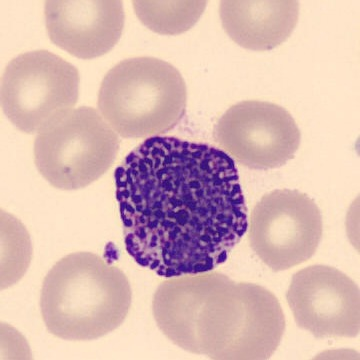
#> input picture data/samples/basophil_1.jpg, 360 x 360 px
$ python -i detect.py   (imports and definitions only)
#> lines starting #> are read from the running program, lines starting #| are printed output that depends on the picture; after the words box and inside, x2 and y2 are one past the last pixel; in counts of white or black regions, pixels touching at a corner belong together
### src/bloodsmear/preprocess.py
"""The one preprocessing function used at training time and in the app.

Keeping this in a single place is what stops the app from feeding the model
images that look different from the ones it learned on.
"""

from __future__ import annotations

import numpy as np
from PIL import Image, ImageOps

INPUT_SIZE = 64


# [7 lines left out: function center_square, not called in this run]


def to_rgb(img: Image.Image) -> Image.Image:
    img = ImageOps.exif_transpose(img)
    if img.mode in ("RGBA", "LA", "P"):
        background = Image.new("RGB", img.size, (255, 255, 255))
        rgba = img.convert("RGBA")
        background.paste(rgba, mask=rgba.split()[-1])
        return background
    return img.convert("RGB")


# [37 lines left out: functions trim_dark_border, resize_uint8, to_model_input, not called in this run]

### src/bloodsmear/detect.py
"""Find white cells in a whole-field smear photo.

White cell nuclei are the darkest and bluest objects on a Romanowsky-stained
smear: red cells are pink and paler, and the background is pale. The finder

1. scores every pixel for "nucleus-ness" (darkness plus blue over green),
2. thresholds the score with Otsu's method,
3. closes small gaps, and joins nearby pieces, so the lobes of one neutrophil
   count as one object,
4. keeps objects that are large compared with the biggest one and with the
   image (this drops platelets and stain specks), and
5. returns a square crop around each object, sized to include the cytoplasm.

It is a classical image-processing step with no learned weights, so it is fast
and transparent, but it can merge touching cells or miss pale nuclei.
"""

from __future__ import annotations

from dataclasses import dataclass

import numpy as np
from PIL import Image
from scipy import ndimage as ndi

from .preprocess import to_rgb

WORK_SIDE = 512  # analyze at this size for speed


@dataclass
class Detection:
    box: tuple[int, int, int, int]  # crop square in original image pixels (x0, y0, x1, y1)
    nucleus_box: tuple[int, int, int, int]
    area_fraction: float

    def display_box(self, factor: float = 1.7) -> tuple[int, int, int, int]:
        """A box about the size of the whole cell, for drawing (the crop box is wider)."""
        x0, y0, x1, y1 = self.nucleus_box
        cx, cy, half = (x0 + x1) / 2, (y0 + y1) / 2, max(x1 - x0, y1 - y0) * factor / 2
        return int(cx - half), int(cy - half), int(cx + half), int(cy + half)


def nucleus_score(rgb: np.ndarray) -> np.ndarray:
    """High for dark blue-violet pixels (nuclei), low for pink red cells and pale background."""
    f = rgb.astype(np.float32) / 255.0
    r, g, b = f[..., 0], f[..., 1], f[..., 2]
    dark = 1.0 - (r + g + b) / 3.0
    return 0.5 * dark + (b - r) + 0.5 * (b - g)


def otsu(values: np.ndarray, bins: int = 128) -> float:
    hist, edges = np.histogram(values, bins=bins)
    hist = hist.astype(np.float64)
    centers = (edges[:-1] + edges[1:]) / 2
    w0 = np.cumsum(hist)
    w1 = w0[-1] - w0
    m0 = np.cumsum(hist * centers) / np.maximum(w0, 1)
    mt = (hist * centers).sum()
    m1 = (mt - np.cumsum(hist * centers)) / np.maximum(w1, 1)
    between = w0 * w1 * (m0 - m1) ** 2
    return float(centers[np.argmax(between)])


def find_cells(img: Image.Image, min_rel_area: float = 0.25, min_img_fraction: float = 0.002,
               margin: float = 1.9, max_cells: int = 30, min_blue: float = 0.0) -> list[Detection]:
    img = to_rgb(img)
    W, H = img.size
    scale = WORK_SIDE / max(W, H)
    small = img.resize((max(1, int(W * scale)), max(1, int(H * scale))), Image.Resampling.BILINEAR)
    s = nucleus_score(np.asarray(small))
    s = ndi.gaussian_filter(s, 1.0)
    t = otsu(s)
    # Otsu on a field that is mostly background can sit too low; require a clear step above the median
    t = max(t, float(np.median(s)) + 0.6 * float(s.std()))
    mask = s > t
    mask = ndi.binary_opening(mask, iterations=1)
    mask = ndi.binary_closing(mask, structure=np.ones((3, 3)), iterations=3)
    mask = ndi.binary_fill_holes(mask)
    lab, n = ndi.label(mask)
    if n == 0:
        return []
    idx = np.arange(1, n + 1)
    areas = ndi.sum(mask, lab, index=idx)
    f = np.asarray(small).astype(np.float32) / 255.0
    b_minus_r = ndi.mean(f[..., 2] - f[..., 0], lab, index=idx)  # nuclei are bluer than red
    keep = [i + 1 for i, (a, br) in enumerate(zip(areas, b_minus_r))
            if a >= min_rel_area * areas.max() and a >= min_img_fraction * mask.size and br > min_blue]
    boxes = []
    for sl_idx in keep:
        sl = ndi.find_objects((lab == sl_idx).astype(int))[0]
        boxes.append([sl[1].start, sl[0].start, sl[1].stop, sl[0].stop, float(areas[sl_idx - 1])])
    boxes = merge_nearby(boxes)
    out: list[Detection] = []
    for x0, y0, x1, y1, area in boxes:
        cx, cy = (x0 + x1) / 2 / scale, (y0 + y1) / 2 / scale
        side = max(x1 - x0, y1 - y0) / scale * margin
        side = max(side, 0.06 * max(W, H))
        bx = (int(max(0, cx - side / 2)), int(max(0, cy - side / 2)),
              int(min(W, cx + side / 2)), int(min(H, cy + side / 2)))
        nb = (int(x0 / scale), int(y0 / scale), int(x1 / scale), int(y1 / scale))
        out.append(Detection(bx, nb, float(area / mask.size)))
    out.sort(key=lambda d: -d.area_fraction)
    return out[:max_cells]


def merge_nearby(boxes: list[list[float]], gap: float = 0.35) -> list[list[float]]:
    """Join pieces of one nucleus (separate lobes) whose boxes are closer than `gap` x their size."""
    boxes = [b[:] for b in boxes]
    changed = True
    while changed:
        changed = False
        for i in range(len(boxes)):
            for j in range(i + 1, len(boxes)):
                a, b = boxes[i], boxes[j]
                size = max(a[2] - a[0], a[3] - a[1], b[2] - b[0], b[3] - b[1])
                dx = max(0, max(a[0], b[0]) - min(a[2], b[2]))
                dy = max(0, max(a[1], b[1]) - min(a[3], b[3]))
                if np.hypot(dx, dy) < gap * size:
                    boxes[i] = [min(a[0], b[0]), min(a[1], b[1]), max(a[2], b[2]), max(a[3], b[3]), a[4] + b[4]]
                    del boxes[j]
                    changed = True
                    break
            if changed:
                break
    return boxes


def crops(img: Image.Image, dets: list[Detection]) -> list[Image.Image]:
    img = to_rgb(img)
    return [img.crop(d.box) for d in dets]

>>> from PIL import Image
>>> picture = Image.open('../../data/samples/basophil_1.jpg')
#> picture is the input picture: PIL image 360x360 RGB; mean R, G, B 218.6, 185.6, 180.3
>>> result = find_cells(picture)
#> in nucleus_score, `r, g, b = f[..., 0], f[..., 1], f[..., 2]`:
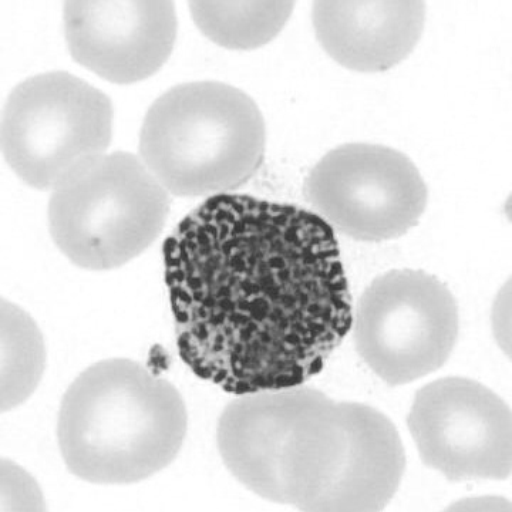
#> r: shape (512, 512) float32; min 0.2, max 1, mean 0.857
#> in nucleus_score, `r, g, b = f[..., 0], f[..., 1], f[..., 2]`:
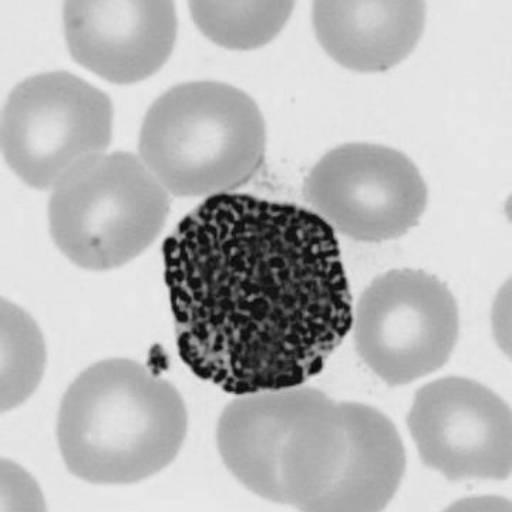
#> g: shape (512, 512) float32; min 0.0235, max 0.933, mean 0.728
#> in nucleus_score, `r, g, b = f[..., 0], f[..., 1], f[..., 2]`:
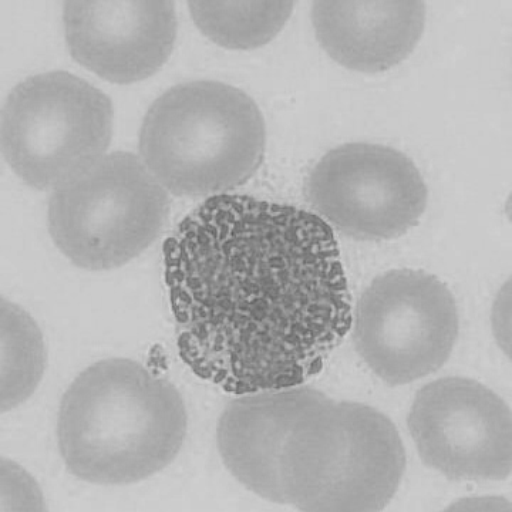
#> b: shape (512, 512) float32; min 0.349, max 0.831, mean 0.707
#> in nucleus_score, `dark = 1.0 - (r + g + b) / 3.0`:
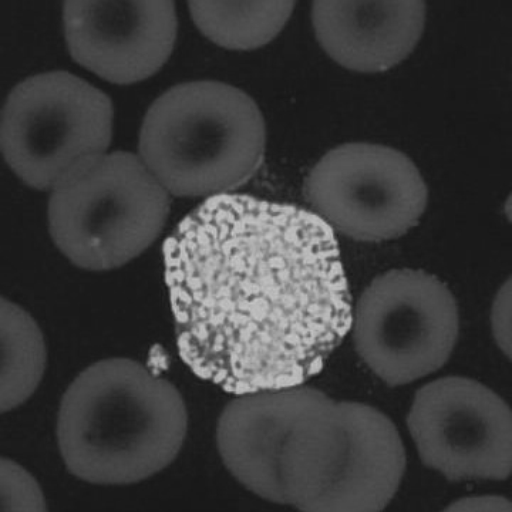
#> dark: shape (512, 512) float32; min 0.0915, max 0.778, mean 0.236
#> in nucleus_score, `return 0.5 * dark + (b - r) + 0.5 * (b - g)`:
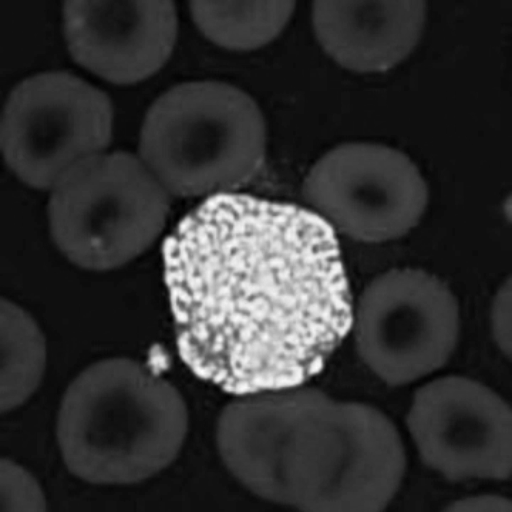
#> returned value: shape (512, 512) float32; min -0.281, max 0.928, mean -0.0431; drawn with min black and max white
#> in otsu, `hist, edges = np.histogram(values, bins=bins)`: hist = 128 values, max 44260 at index 6, min 4 at index 126, mean 2048; edges = 129 values from -0.271 to 0.901
#> in otsu, `centers = (edges[:-1] + edges[1:]) / 2`: centers = 128 values from -0.266 to 0.896
#> in otsu, `w0 = np.cumsum(hist)`: w0 = 128 values from 26 to 262144
#> in otsu, `w1 = w0[-1] - w0`: w1 = 128 values, max 262118 at index 0, min 0 at index 127, mean 49889.2
#> in otsu, `m0 = np.cumsum(hist * centers) / np.maximum(w0, 1)`: m0 = 128 values from -0.266 to -0.0433
#> in otsu, `mt = (hist * centers).sum()`: mt = -11349.4
#> in otsu, `m1 = (mt - np.cumsum(hist * centers)) / np.maximum(w1, 1)`: m1 = 128 values, max 0.896 at index 126, min -0.0433 at index 0, mean 0.546
#> in otsu, `between = w0 * w1 * (m0 - m1) ** 2`: between = 128 values, max 3.67e+09 at index 55, min 0 at index 127, mean 2.38e+09
#> in find_cells, `t = otsu(s)`: t = 0.237
#> in find_cells, `mask = s > t`:
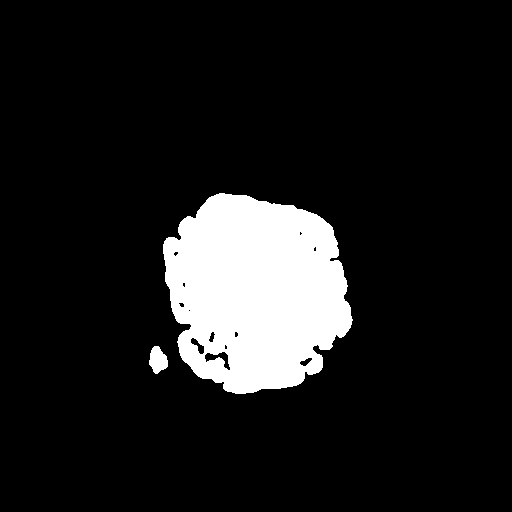
#> mask: shape (512, 512) bool; 11% white; 2 white regions, box (x1, y1, x2, y2) and area: (163, 193, 353, 394) 28576, (149, 346, 168, 374) 367
#> in find_cells, `mask = ndi.binary_opening(mask, iterations=1)`: mask: shape (512, 512) bool; 11% white; 2 white regions, box (x1, y1, x2, y2) and area: (163, 193, 353, 394) 28574, (149, 346, 168, 374) 367
#> in find_cells, `mask = ndi.binary_closing(mask, structure=np.ones((3, 3)), iterations=3)`: mask: shape (512, 512) bool; 11.3% white; 2 white regions, box (x1, y1, x2, y2) and area: (163, 193, 353, 394) 29151, (149, 346, 168, 374) 367
#> in find_cells, `lab, n = ndi.label(mask)`:
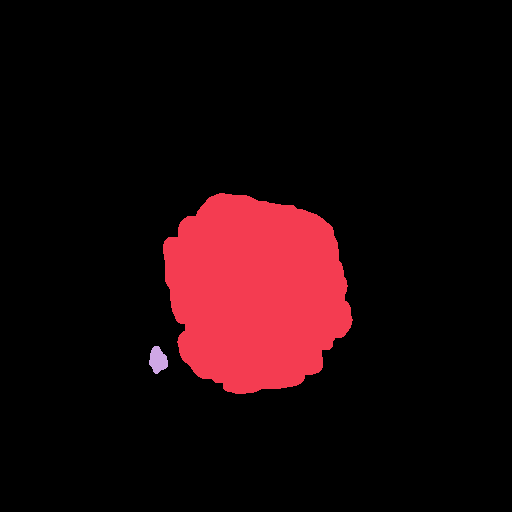
#> lab: shape (512, 512) int32; 3 distinct labels, from 0 to 2; one colour per label, 0 black
#> in find_cells, `lab, n = ndi.label(mask)`: n = 2
#> in find_cells, `areas = ndi.sum(mask, lab, index=idx)`: areas = [29151, 367]
#> in find_cells, `b_minus_r = ndi.mean(f[..., 2] - f[..., 0], lab, index=idx)`: b_minus_r = [0.138, 0.0803]
#> in find_cells, `keep = [i + 1 for i, (a, br) in enumerate(zip(areas, b_minus_r)) if a ..`: keep = [1]
#> the loop in find_cells, `for sl_idx in keep:` made 1 pass
#> after the loop in find_cells, `for sl_idx in keep:`: boxes = [[163, 193, 353, 394, 29151]]
#> the loop in find_cells, `for x0, y0, x1, y1, area in boxes:` made 1 pass
#> (x0, y0, x1, y1, area, cx, cy, side) on pass 1: (163, 193, 353, 394, 29151, 181.4, 206.4, 268.5)
#> after the loop in find_cells, `for x0, y0, x1, y1, area in boxes:`: out = 1 item
#> result = 1 item

$ run again, on data/samples/basophil_2.jpg
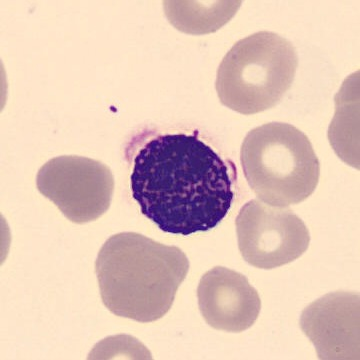
#> input picture data/samples/basophil_2.jpg, 360 x 360 px
#> picture is the input picture: PIL image 360x360 RGB; mean R, G, B 226.6, 198.1, 185.1
#> in nucleus_score, `return 0.5 * dark + (b - r) + 0.5 * (b - g)`:
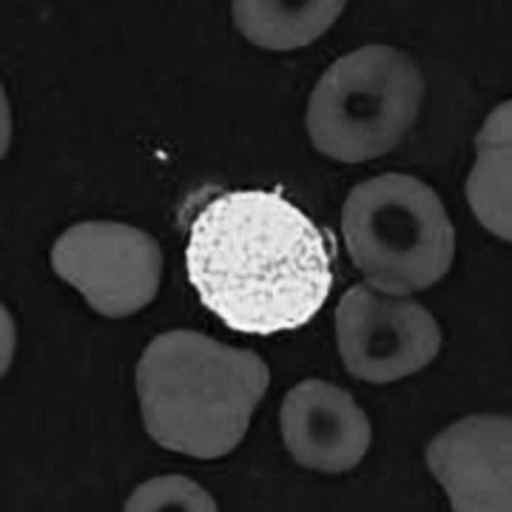
#> returned value: shape (512, 512) float32; min -0.301, max 0.873, mean -0.0867; drawn with min black and max white
#> hist = 128 values, max 80453 at index 9, min 5 at index 127, mean 2048; edges = 129 values from -0.29 to 0.853
#> centers = 128 values from -0.285 to 0.849
#> w0 = 128 values from 19 to 262144
#> w1 = 128 values, max 262125 at index 0, min 0 at index 127, mean 45630.1
#> m0 = 128 values from -0.285 to -0.0862
#> mt = -22604.9
#> m1 = 128 values, max 0.849 at index 126, min -0.0862 at index 0, mean 0.511
#> between = 128 values, max 2.59e+09 at index 62, min 0 at index 127, mean 1.86e+09
#> t = 0.268
#> in find_cells, `lab, n = ndi.label(mask)`:
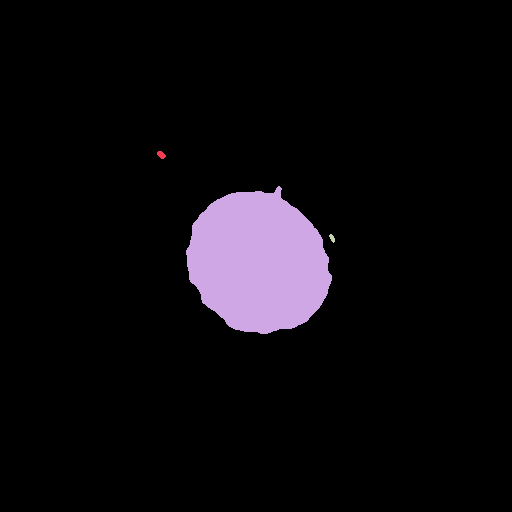
#> lab: shape (512, 512) int32; 4 distinct labels, from 0 to 3; one colour per label, 0 black
#> n = 3
#> areas = [48, 15884, 32]
#> b_minus_r = [0.0396, 0.168, -0.0569]
#> keep = [2]
#> the loop in find_cells, `for sl_idx in keep:` made 1 pass
#> after the loop in find_cells, `for sl_idx in keep:`: boxes = [[186, 186, 332, 334, 15884]]
#> the loop in find_cells, `for x0, y0, x1, y1, area in boxes:` made 1 pass
#> (x0, y0, x1, y1, area, cx, cy, side) on pass 1: (186, 186, 332, 334, 15884, 182.1, 182.8, 197.7)
#> after the loop in find_cells, `for x0, y0, x1, y1, area in boxes:`: out = 1 item

$ run again, on data/samples/basophil_3.jpg
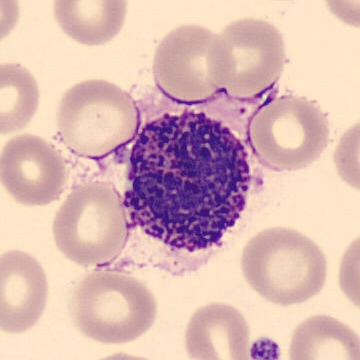
#> input picture data/samples/basophil_3.jpg, 360 x 360 px
#> picture is the input picture: PIL image 360x360 RGB; mean R, G, B 219.2, 184.5, 180.5
#> in nucleus_score, `return 0.5 * dark + (b - r) + 0.5 * (b - g)`:
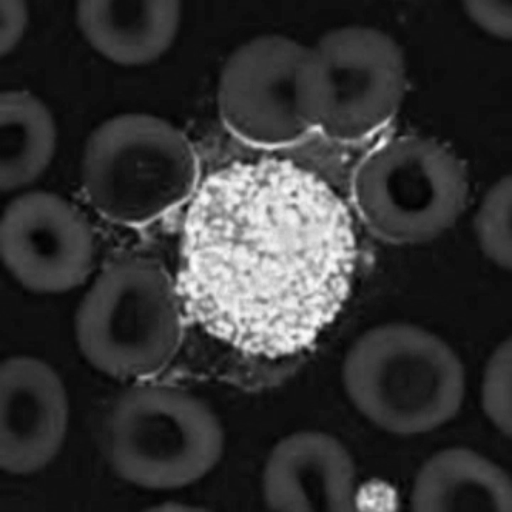
#> returned value: shape (512, 512) float32; min -0.28, max 0.892, mean -0.0413; drawn with min black and max white
#> hist = 128 values, max 44231 at index 7, min 5 at index 127, mean 2048; edges = 129 values from -0.273 to 0.871
#> centers = 128 values from -0.268 to 0.866
#> w0 = 128 values from 30 to 262144
#> w1 = 128 values, max 262114 at index 0, min 0 at index 127, mean 52050.3
#> m0 = 128 values from -0.268 to -0.0411
#> mt = -10766.1
#> m1 = 128 values, max 0.866 at index 126, min -0.041 at index 0, mean 0.514
#> between = 128 values, max 3.51e+09 at index 55, min 0 at index 127, mean 2.26e+09
#> t = 0.223
#> in find_cells, `lab, n = ndi.label(mask)`:
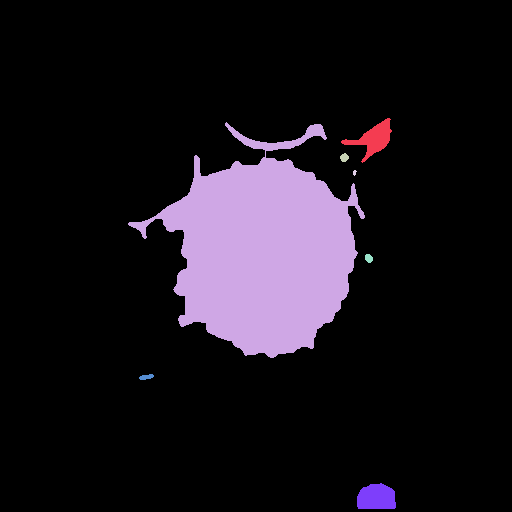
#> lab: shape (512, 512) int32; 8 distinct labels, from 0 to 7; one colour per label, 0 black
#> n = 7
#> areas = [824, 29748, 58, 16, 56, 62, 856]
#> b_minus_r = [-0.00439, 0.112, -0.0241, -0.0811, -0.034, -0.034, 0.0761]
#> keep = [2]
#> the loop in find_cells, `for sl_idx in keep:` made 1 pass
#> after the loop in find_cells, `for sl_idx in keep:`: boxes = [[128, 122, 365, 358, 29748]]
#> the loop in find_cells, `for x0, y0, x1, y1, area in boxes:` made 1 pass
#> (x0, y0, x1, y1, area, cx, cy, side) on pass 1: (128, 122, 365, 358, 29748, 173.3, 168.8, 316.6)
#> after the loop in find_cells, `for x0, y0, x1, y1, area in boxes:`: out = 1 item

$ run again, on data/samples/eosinophil_1.jpg
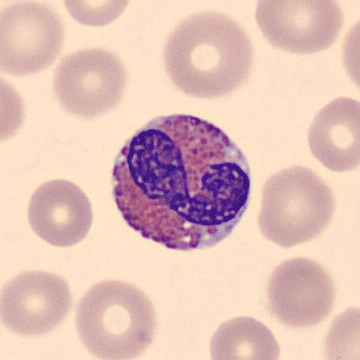
#> input picture data/samples/eosinophil_1.jpg, 360 x 360 px
#> picture is the input picture: PIL image 360x360 RGB; mean R, G, B 226.1, 192.2, 184.5
#> hist = 128 values, max 48554 at index 7, min 7 at index 127, mean 2048; edges = 129 values from -0.267 to 0.9
#> centers = 128 values from -0.262 to 0.895
#> w0 = 128 values from 12 to 262144
#> w1 = 128 values, max 262132 at index 0, min 0 at index 127, mean 42610.7
#> m0 = 128 values from -0.262 to -0.0725
#> mt = -19003.9
#> m1 = 128 values, max 0.895 at index 126, min -0.0725 at index 0, mean 0.505
#> between = 128 values, max 2.16e+09 at index 47, min 0 at index 127, mean 1.39e+09
#> t = 0.166
#> in find_cells, `mask = ndi.binary_fill_holes(mask)`:
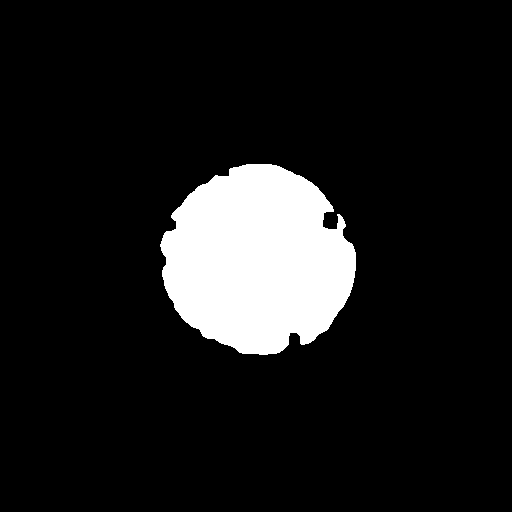
#> mask: shape (512, 512) bool; 10.6% white; 1 white region, box (x1, y1, x2, y2) and area: (160, 164, 356, 355) 27908
#> n = 1
#> areas = [27908]
#> b_minus_r = [0.0371]
#> keep = [1]
#> the loop in find_cells, `for sl_idx in keep:` made 1 pass
#> after the loop in find_cells, `for sl_idx in keep:`: boxes = [[160, 164, 356, 355, 27908]]
#> the loop in find_cells, `for x0, y0, x1, y1, area in boxes:` made 1 pass
#> (x0, y0, x1, y1, area, cx, cy, side) on pass 1: (160, 164, 356, 355, 27908, 181.4, 182.5, 261.8)
#> after the loop in find_cells, `for x0, y0, x1, y1, area in boxes:`: out = 1 item
